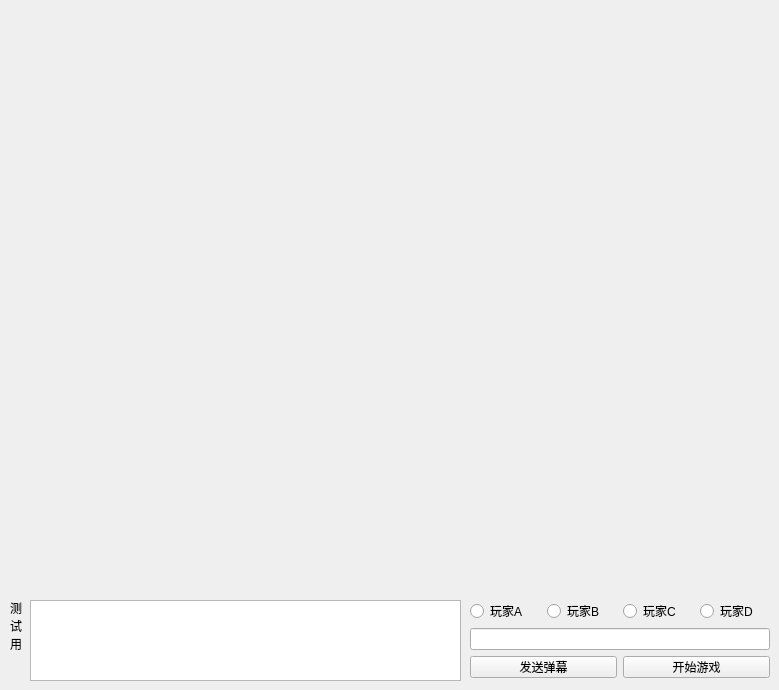
<?xml version="1.0" encoding="UTF-8"?>
<ui version="4.0">
 <class>MainWindow</class>
 <widget class="QMainWindow" name="MainWindow">
  <property name="geometry">
   <rect>
    <x>0</x>
    <y>0</y>
    <width>779</width>
    <height>690</height>
   </rect>
  </property>
  <property name="windowTitle">
   <string>MainWindow</string>
  </property>
  <widget class="QWidget" name="centralwidget">
   <widget class="QWidget" name="verticalLayoutWidget">
    <property name="geometry">
     <rect>
      <x>0</x>
      <y>0</y>
      <width>781</width>
      <height>341</height>
     </rect>
    </property>
    <layout class="QVBoxLayout" name="topLayout"/>
   </widget>
   <widget class="QTextBrowser" name="textBrowser">
    <property name="geometry">
     <rect>
      <x>30</x>
      <y>600</y>
      <width>431</width>
      <height>81</height>
     </rect>
    </property>
   </widget>
   <widget class="QWidget" name="verticalLayoutWidget_2">
    <property name="geometry">
     <rect>
      <x>0</x>
      <y>360</y>
      <width>781</width>
      <height>231</height>
     </rect>
    </property>
    <layout class="QVBoxLayout" name="downLayout"/>
   </widget>
   <widget class="QLabel" name="label">
    <property name="geometry">
     <rect>
      <x>10</x>
      <y>600</y>
      <width>21</width>
      <height>51</height>
     </rect>
    </property>
    <property name="text">
     <string>测
试
用</string>
    </property>
   </widget>
   <widget class="QWidget" name="gridLayoutWidget">
    <property name="geometry">
     <rect>
      <x>470</x>
      <y>600</y>
      <width>300</width>
      <height>79</height>
     </rect>
    </property>
    <layout class="QGridLayout" name="gridLayout">
     <item row="1" column="2">
      <widget class="QRadioButton" name="radioButton_3">
       <property name="text">
        <string>玩家C</string>
       </property>
      </widget>
     </item>
     <item row="1" column="1">
      <widget class="QRadioButton" name="radioButton_2">
       <property name="text">
        <string>玩家B</string>
       </property>
      </widget>
     </item>
     <item row="1" column="0">
      <widget class="QRadioButton" name="radioButton_1">
       <property name="text">
        <string>玩家A</string>
       </property>
      </widget>
     </item>
     <item row="1" column="3">
      <widget class="QRadioButton" name="radioButton_4">
       <property name="text">
        <string>玩家D</string>
       </property>
      </widget>
     </item>
     <item row="2" column="0" colspan="4">
      <widget class="QLineEdit" name="lineEdit"/>
     </item>
     <item row="3" column="2" colspan="2">
      <widget class="QPushButton" name="startButton">
       <property name="text">
        <string>开始游戏</string>
       </property>
      </widget>
     </item>
     <item row="3" column="0" colspan="2">
      <widget class="QPushButton" name="sendButton">
       <property name="text">
        <string>发送弹幕</string>
       </property>
      </widget>
     </item>
    </layout>
   </widget>
   <widget class="QWidget" name="verticalLayoutWidget_3">
    <property name="geometry">
     <rect>
      <x>20</x>
      <y>340</y>
      <width>741</width>
      <height>21</height>
     </rect>
    </property>
    <layout class="QVBoxLayout" name="tipLayout"/>
   </widget>
  </widget>
 </widget>
 <resources/>
 <connections/>
</ui>
